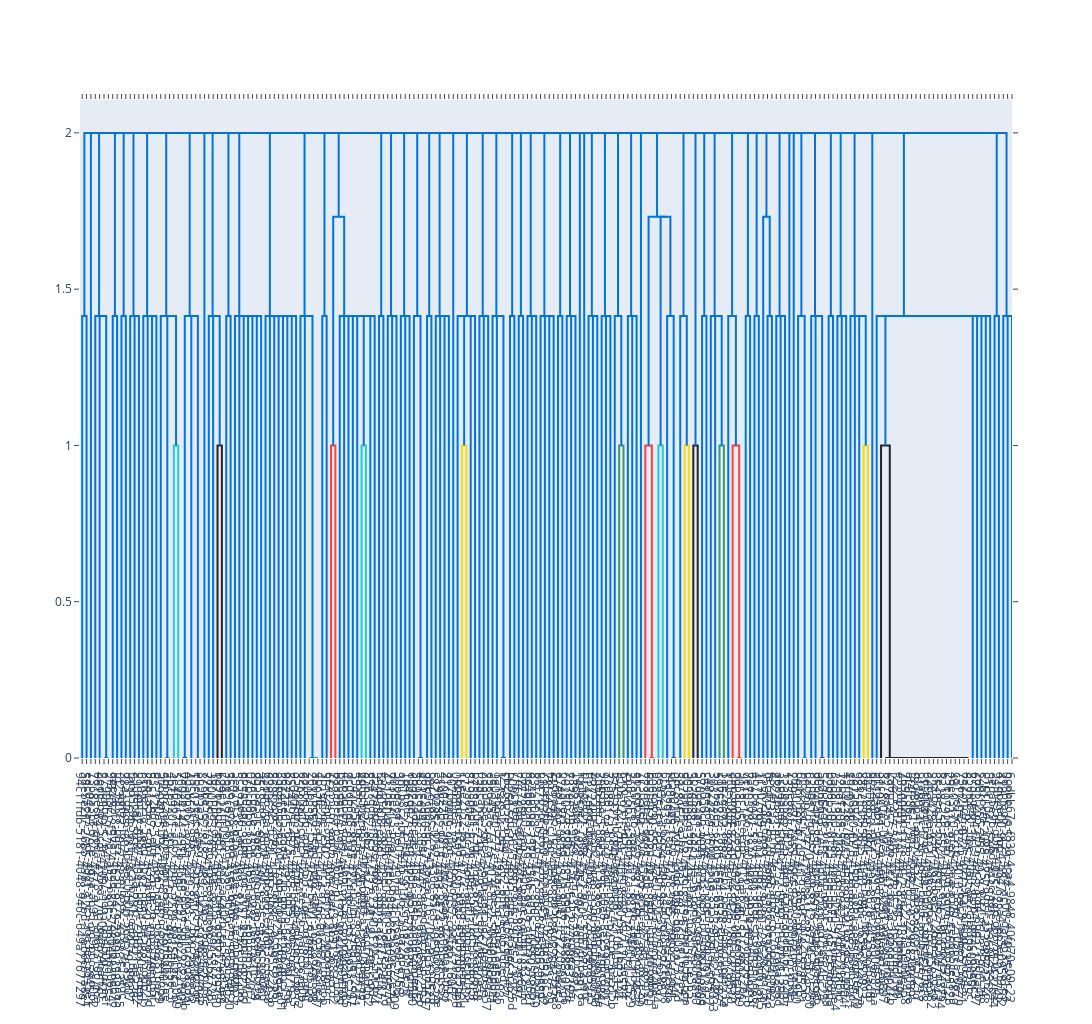

Write notebook code for a chart like this one.
### Code cell
fig = visualization.getDendogram("3")
fig.show()
